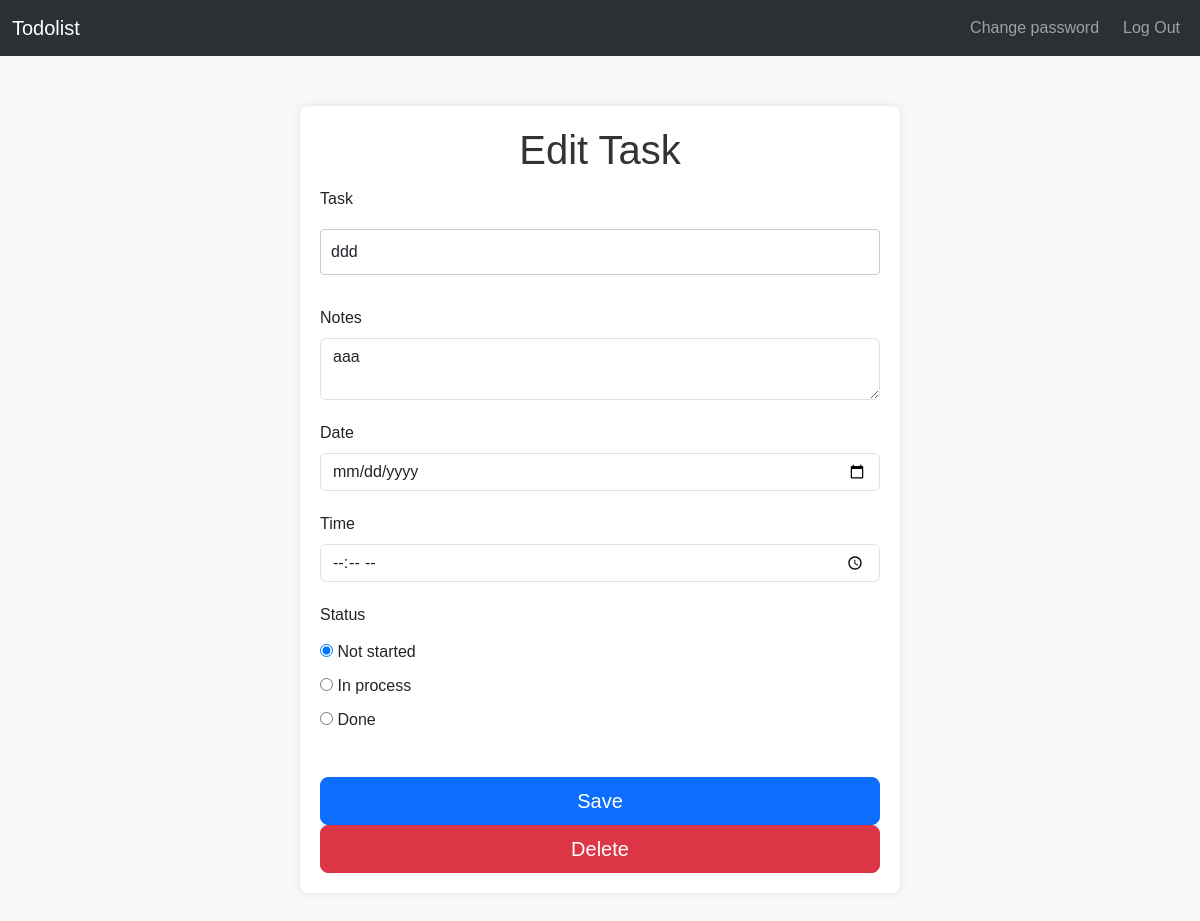
The app's page /edit/4 (signed in) with its own data.
### app.py (models this page shows)
class Task(db.Model):
    __tablename__ = 'tasks'
    id = db.Column(db.Integer, primary_key=True, autoincrement=True)
    user_id = db.Column(db.Integer, db.ForeignKey('users.id'), nullable=False)
    task = db.Column(db.String(200), nullable=False)
    date = db.Column(db.String(50), nullable=False)
    time = db.Column(db.String(50), nullable=False)
    notes = db.Column(db.String)
    status = db.Column(db.String(50))
    deadline_date = db.Column(db.String(50))
    deadline_time = db.Column(db.String(50))

### app.py (the view, shortened to what this page needs)
@app.route('/edit/<int:task_id>', methods=['GET', 'POST'])
def edit(task_id):
    task = db.session.execute(db.select(Task).filter_by(id=task_id, user_id=session["user_id"])).scalar_one()
    return render_template('edit.html', task=task)

### templates/edit.html (shortened to what this page needs)
{% extends "layout.html" %}
{% block main %}
    <div class="container">
        <h1>Edit Task</h1>
        <form action="/edit/{{ task.id }}" method="POST">
            <div class="mb-3">
                <label for="task" class="form-label">Task</label>
                <input type="text" class="form-control" id="task" name="task" value="{{ task.task }}" required>
            </div>
            <div class="mb-3">
                <label for="notes" class="form-label">Notes</label>
                <textarea class="form-control" id="notes" name="notes">{{ task.notes }}</textarea>
            </div>
            <div class="mb-3">
                <label for="deadline_date" class="form-label">Date</label>
                <input type="date" class="form-control" id="deadline_date" name="deadline_date" value="{{ task.deadline_date }}">
            </div>
            <div class="mb-3">
                <label for="deadline_time" class="form-label">Time</label>
                <input type="time" class="form-control" id="deadline_time" name="deadline_time" value="{{ task.deadline_time }}">
            </div>
            <div class="mb-3">
                <label for="status" class="form-label">Status</label><br>
                <input type="radio" id="not_started" name="status" value="not_started" {% if task.status == 'not_started' %}checked{% endif %}>
                <label for="not_started">Not started</label><br>
                <input type="radio" id="in_process" name="status" value="in_process" {% if task.status == 'in_process' %}checked{% endif %}>
                <label for="in_process">In process</label><br>
                <input type="radio" id="done" name="status" value="done" {% if task.status == 'done' %}checked{% endif %}>
                <label for="done">Done</label><br><br>
            </div>
            <button type="submit" class="btn btn-primary btn-lg">Save</button>
        </form>
        <form action="/delete/{{ task.id }}" method="POST" onsubmit="return confirm('Are you sure you want to delete this task?');">
            <button type="submit" class="btn btn-danger btn-lg">Delete</button>
        </form>
    </div>
{% endblock %}

### static/styles.css (style rules this page uses)
body { font-family: Arial, sans-serif; background-color: #f8f9fa; margin: 0; padding: 0; }
.container { position: relative; max-width: 600px; margin: 50px auto; padding: 20px; background-color: #ffffff; box-shadow: 0 0 10px rgba(0, 0, 0, 0.1); border-radius: 8px; }
h1 { text-align: center; color: #333333; }
form { display: flex; flex-direction: column; }
input[type="text"], input[type="submit"] { padding: 10px; margin: 10px 0; border: 1px solid #cccccc; border-radius: 4px; }
label { margin: 5px 0; }
#not_started { color: red; }
#in_process { color: orange; }
#done { color: green; }

### records on screen
Task: task "ddd", notes "aaa", status "☑ Not started", status "☐ In process", status "☐ Done"
